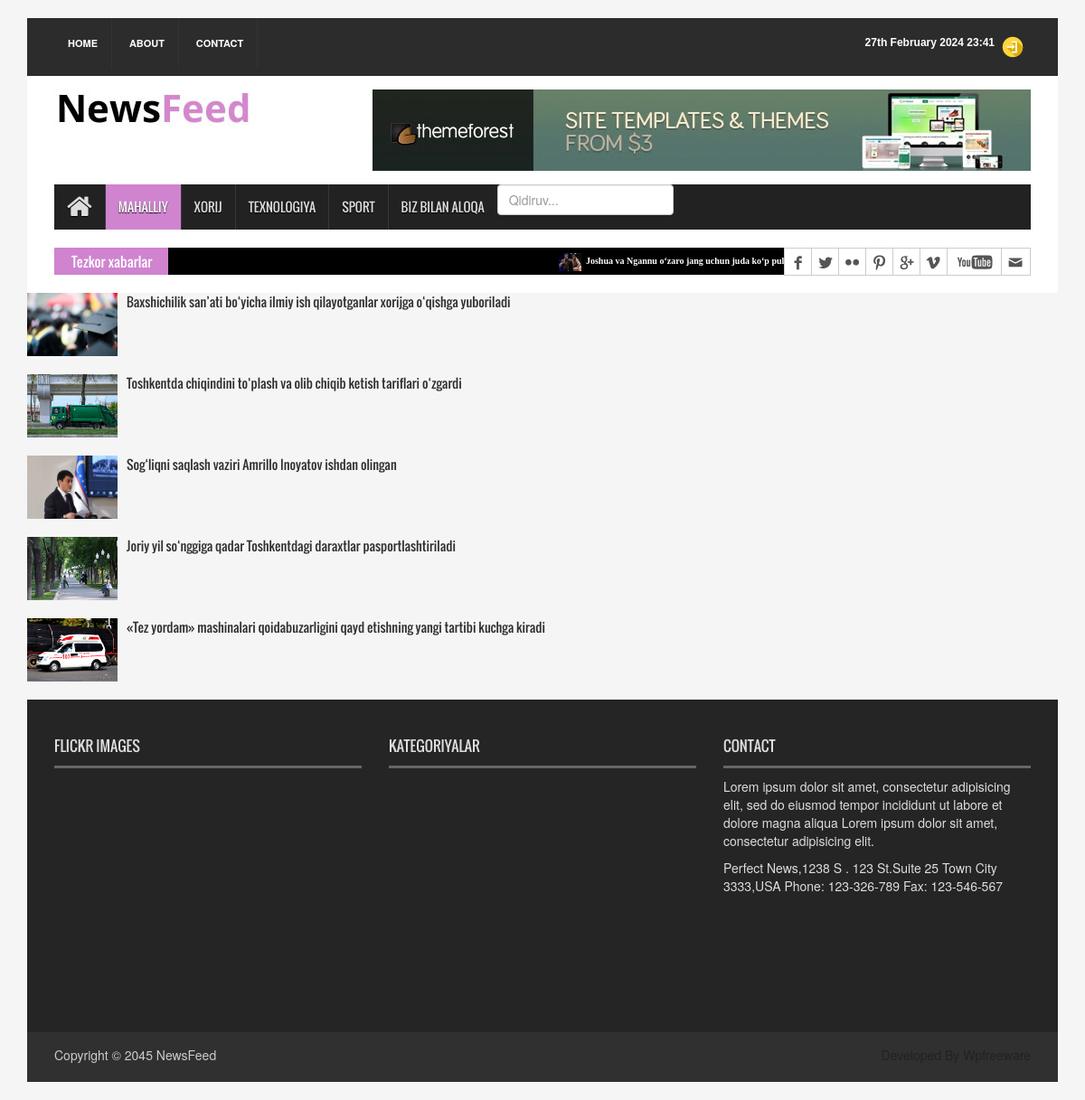
Page /mahaliy/ on the committed database.
### newws_app/models.py (models this page shows, shortened)
class News(models.Model):
    class Status(models.TextChoices):
        Draft = "DF", "Draft"
        Published = "PB", "Published"
    title = models.CharField(max_length=250)
    slug = models.SlugField(max_length=250)
    body = models.TextField()
    image = models.ImageField(upload_to='news/image')
    category = models.ForeignKey(Category,
                                 on_delete=models.CASCADE)
    publish_time = models.DateTimeField(default=timezone.now)
    created_time = models.DateTimeField(auto_now_add=True)
    update_time = models.DateTimeField(auto_now=True)
    status = models.CharField(max_length=2,
                              choices=Status.choices,
                              default=Status.Draft,
                              )
    objects = models.Manager()
    published = PublishedManager()
    class Meta:
        ordering = ["-publish_time"]
    def get_absolute_url(self):
        return reverse("news_detail_page", args=[self.slug])

### newws_app/views.py (the view, shortened to what this page needs)
# urls.py: path('mahaliy/', LocalNewsViews.as_view(), name='local_page'),
class LocalNewsViews(ListView):
    model = News
    template_name = 'news/mahalliy.html'
    context_object_name = 'mahaliy_news'
    def get_queryset(self):
        news = self.model.published.all().filter(category__name='Mahalliy')
        return news

### newws_app/context_processor.py (called while the page is built)
def latest_news(request):
    latest_news=News.published.all().order_by('-publish_time')[0:5]
    context={
        'latest_news':latest_news
    }
    return context

### newws_app/models.py (called while the page is built)
    def get_queryset(self):
        return super().get_queryset().filter(status=News.Status.Published)

### templates/news/mahalliy.html (shortened to what this page needs)
{% extends 'news/base.html' %}
{% load static %}
{%block content%}
    {% for news in mahaliy_news %}
        <div class="container">
            <div class="row">
                <div class="single_post_content_left">
                  <ul class="spost_nav">
                   <li>
                  <div class="media wow fadeInDown"> <a href="{{news.get_absolute_url}}" class="media-left"> <img alt="" src="{{ news.image.url }}" style="width:100px"> </a>
                    <div class="media-body"> <a href="{{news.get_absolute_url}}" class="catg_title">{{news.title}}</a> </div>
                  </div>
                </li>
                    </ul>
                </div>
            </div>
        </div>
                {%endfor%}
{% endblock content %}

### templates/news/base.html (shortened to what this page needs)
{% load static %}
<body>
<head>
<link rel="stylesheet" type="text/css" href="{% static  'css/bootstrap.min.css' %}">
<link rel="stylesheet" type="text/css" href="{% static 'css/font-awesome.min.css'%}">
<link rel="stylesheet" type="text/css" href="{% static 'css/animate.css'%}">
<link rel="stylesheet" type="text/css" href="{% static 'css/font.css'%}">
<link rel="stylesheet" type="text/css" href="{% static 'css/li-scroller.css'%}">
<link rel="stylesheet" type="text/css" href="{% static 'css/slick.css'%}">
<link rel="stylesheet" type="text/css" href="{% static 'css/jquery.fancybox.css'%}">
<link rel="stylesheet" type="text/css" href="{% static 'css/theme.css'%}/">
<link rel="stylesheet" type="text/css" href="{% static 'css/style.css' %}/">
</head>
<div class="container">
  <header id="header">
    <div class="row">
      <div class="col-lg-12 col-md-12 col-sm-12">
        <div class="header_top">
          <div class="header_top_left">
            <ul class="top_nav">
              <li><a href="{% url 'home_page' %}">Home</a></li>
              <li><a href="{% url 'about_page' %}">About</a></li>
              <li><a href="{% url 'contact_page' %}">Contact</a></li>
            </ul>
          </div>
          <div class="header_top_right">
            {%if request.user.is_authenticated%}
            <p><a href="{% url 'user_profile' %}" ><img src="{% static 'images/user.png'%}" alt="" style="height:20px"></a></p>
            <p><a href="{% url 'logout' %}" style="color:yellow"><img src="{% static 'images/logout.png'%}" alt="" style="height:20px"></a> </p>
            {%else %}
            <p><a href="{% url 'login' %}" style="color:yellow"><img src="{% static 'images/login.png'%}" alt="" ></a> </p>
            {%endif%}
            <p>{% now "jS F Y H:i" %}</p>
          </div>
        </div>
      </div>
      <div class="col-lg-12 col-md-12 col-sm-12">
        <div class="header_bottom">
          <div class="logo_area"><a href="{% url 'home_page' %}" class="logo"><img src="{% static 'images/logo.jpg'%}" alt=""></a></div>
          <div class="add_banner"><a href="#"><img src="{% static 'images/addbanner_728x90_V1.jpg'%}" alt=""></a></div>
        </div>
      </div>
    </div>
  </header>
  <section id="navArea">
    <nav class="navbar navbar-inverse" role="navigation">
      <div id="navbar" class="navbar-collapse collapse">
        <ul class="nav navbar-nav main_nav">
          {% url 'home_page' as url %}
          <li class="{% if request.path == url %}active{% endif %}"><a href="{% url 'home_page' %}"><span class="fa fa-home desktop-home"></span><span class="mobile-show">Home</span></a></li>
          {% url 'local_page' as url %}
          <li class="{% if request.path == url %}active{% endif %}"><a href="{% url 'local_page' %}">Mahalliy</a></li>
          {% url 'world_page' as url %}
          <li class="{% if request.path == url %}active{% endif %}"><a href="{% url 'world_page' %}">Xorij</a></li>
          {% url 'texno_page' as url %}
          <li class="{% if request.path == url %}active{% endif %}" > <a href="{% url 'texno_page' %}">Texnologiya</a></li>
          {% url 'sport_page' as url %}
          <li class="{% if request.path == url %}active{% endif %}" > <a href="{% url 'sport_page' %}">Sport</a></li>
          <li><a href="{% url 'contact_page' %}">Biz bilan aloqa</a></li>
          <li>
            <form method="get" action="{%url 'search_result'%}">
              <input type="search" name="q" placeholder="Qidiruv..." class="form-control">
            </form>
          </li>
        </ul>
      </div>
    </nav>
  </section>
  <section id="newsSection">
    <div class="row">
      <div class="col-lg-12 col-md-12">
        <div class="latest_newsarea"> <span>Tezkor xabarlar</span>
          <ul id="ticker01" class="news_sticker">
            {% for news in latest_news %}
            <li><a href="#"><img src= {{news.image.url}} alt="">{{news.title}}</a></li>
            {% endfor %}
          </ul>
          <div class="social_area">
            <ul class="social_nav">
              <li class="facebook"><a href="#"></a></li>
              <li class="twitter"><a href="#"></a></li>
              <li class="flickr"><a href="#"></a></li>
              <li class="pinterest"><a href="#"></a></li>
              <li class="googleplus"><a href="#"></a></li>
              <li class="vimeo"><a href="#"></a></li>
              <li class="youtube"><a href="#"></a></li>
              <li class="mail"><a href="#"></a></li>
            </ul>
          </div>
        </div>
      </div>
    </div>
  </section>
{% block content %}
{% endblock content %}
<footer id="footer">
    <div class="footer_top">
      <div class="row">
        <div class="col-lg-4 col-md-4 col-sm-4">
          <div class="footer_widget wow fadeInLeftBig">
            <h2>Flickr Images</h2>
          </div>
        </div>
        <div class="col-lg-4 col-md-4 col-sm-4">
          <div class="footer_widget wow fadeInDown">
            <h2>Kategoriyalar</h2>
          </div>
        </div>
        <div class="col-lg-4 col-md-4 col-sm-4">
          <div class="footer_widget wow fadeInRightBig">
            <h2>Contact</h2>
            <p>Lorem ipsum dolor sit amet, consectetur adipisicing elit, sed do eiusmod tempor incididunt ut labore et dolore magna aliqua Lorem ipsum dolor sit amet, consectetur adipisicing elit.</p>
            <address>
            Perfect News,1238 S . 123 St.Suite 25 Town City 3333,USA Phone: 123-326-789 Fax: 123-546-567
            </address>
          </div>
        </div>
      </div>
    </div>
    <div class="footer_bottom">
      <p class="copyright">Copyright &copy; 2045 <a href="{% url 'home_page' %}">NewsFeed</a></p>
      <p class="developer">Developed By Wpfreeware</p>
    </div>
  </footer>
</div>

### static/css/li-scroller.css (style rules this page uses)
ul.newsticker { position:relative; left:750px; font:bold 10px Verdana; list-style-type:none; margin:0; padding:0 }
ul.newsticker li { float:left; margin:0; padding:0 }
ul.newsticker a { white-space:nowrap; padding:0; color:#fff; margin:0 50px 0 0 }
ul.newsticker a > img { height:20px; margin-right:5px; width:25px }

### static/css/theme.css (style rules this page uses)
.navbar-inverse .navbar-nav > .active > a, .navbar-inverse .navbar-nav > .active > a:hover, .navbar-inverse .navbar-nav > .active > a:focus { background-color:#d083cf }
.latest_newsarea span { background:none repeat scroll 0 0 #d083cf }

### rows in the picture
News: image (picture), title "Joshua va Ngannu o‘zaro jang uchun juda ko‘p pul ishlab olishadi"
News: image (picture), title "Baxshichilik san’ati bo‘yicha ilmiy ish qilayotganlar xorijga o‘qishga yuboriladi"
News: image (picture), title "Toshkentda chiqindini to‘plash va olib chiqib ketish tariflari o‘zgardi"
News: image (picture), title "Sog‘liqni saqlash vaziri Amrillo Inoyatov ishdan olingan"
News: image (picture), title "Joriy yil so‘nggiga qadar Toshkentdagi daraxtlar pasportlashtiriladi"
News: image (picture), title "«Tez yordam» mashinalari qoidabuzarligini qayd etishning yangi tartibi kuchga kiradi"
